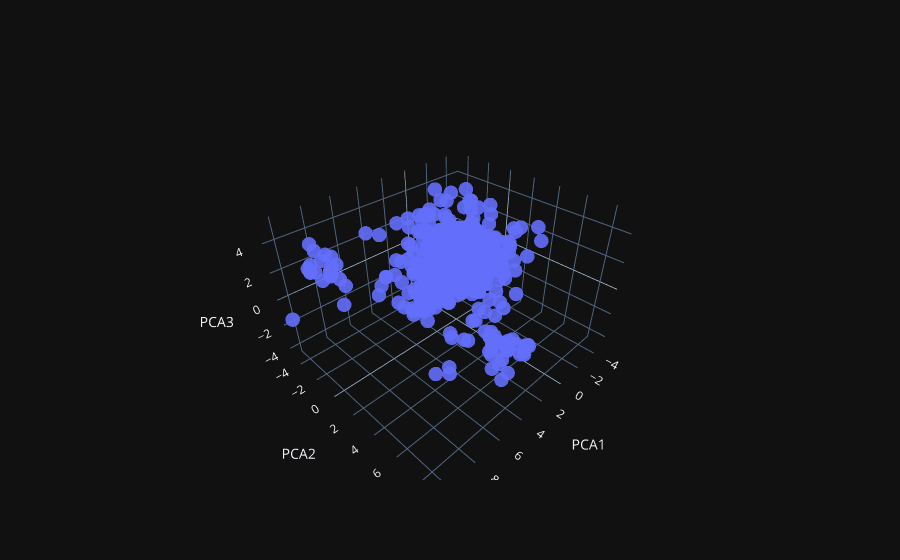

Notebook source saved alongside this figure:
### Code cell
from sklearn.preprocessing import StandardScaler
from sklearn.decomposition import PCA
import matplotlib.pyplot as plt
import plotly.graph_objs as go
import seaborn as sns
import numpy as np

# Normaliser les données
scaler = StandardScaler()
X_scaled = scaler.fit_transform(selected_data)  # Assurez-vous que 'selected_data' est défini

# Appliquer PCA
algoPCA = PCA().fit(X_scaled)

# Visualiser la variance expliquée par chaque composante
plt.figure(figsize=(10, 6))
plt.bar(range(1, len(algoPCA.explained_variance_ratio_) + 1), algoPCA.explained_variance_ratio_)
plt.ylabel('Percentage of explained variance')
plt.xlabel('Number of components')
plt.plot(range(1, len(algoPCA.explained_variance_ratio_) + 1),
         np.cumsum(algoPCA.explained_variance_ratio_),
         c='red', label="Cumulative Explained Variance", marker='o')
plt.axhline(y=0.8, color='black', linestyle='--', label='y = 0.8')
plt.legend(loc='upper left')
plt.title('Explained Variance by PCA Components')
plt.show()

# Appliquer PCA pour réduire à 11 dimensions
pcamodel = PCA(n_components=11)  # Choisir 11 composants
pca = pcamodel.fit_transform(X_scaled)  

# Enregistrer les résultats PCA dans un fichier CSV
pca_df = pd.DataFrame(data=pca, columns=[f'PC{i+1}' for i in range(pcamodel.n_components_)])
pca_df.to_csv('pca_results.csv', index=False)

print("PCA results saved to 'clustering_pca_results.csv'")



# Scatter plot de PCA1 et PCA2
plt.scatter(pca[:, 0], pca[:, 1])
plt.ylabel('PCA 2')
plt.xlabel('PCA 1')
plt.title('Scatter Plot of PCA1 and PCA2')
plt.grid()
plt.show()

# 3D Scatter plot de PCA1, PCA2 et PCA3
fig1 = go.Scatter3d(
    x=pca[:, 0],
    y=pca[:, 1],
    z=pca[:, 2],
    marker=dict(opacity=0.9, reversescale=True, colorscale='Blues', size=5),
    line=dict(width=0.02),
    mode='markers'
)

# Layout Plotly
mylayout = go.Layout(scene=dict(
    xaxis=dict(title="PCA1"),
    yaxis=dict(title="PCA2"),
    zaxis=dict(title="PCA3"),
))

# Afficher le graphique 3D
fig = go.Figure(data=[fig1], layout=mylayout)
fig.show()

# PCA Biplot
def myplot(score, coeff, labels=None):
    xs = score[:, 0]
    ys = score[:, 1]
    n = coeff.shape[0]
    scalex = 1.0 / (xs.max() - xs.min())
    scaley = 1.0 / (ys.max() - ys.min())
    plt.scatter(xs * scalex, ys * scaley, s=5)
    for i in range(n):
        plt.arrow(0, 0, coeff[i, 0], coeff[i, 1], color='r', alpha=0.5)
        if labels is None:
            plt.text(coeff[i, 0] * 1.15, coeff[i, 1] * 1.15, "Var" + str(i + 1), color='green', ha='center', va='center')
        else:
            plt.text(coeff[i, 0] * 1.15, coeff[i, 1] * 1.15, labels[i], color='g', ha='center', va='center')

    plt.xlabel("PC1")
    plt.ylabel("PC2")
    plt.grid()

# Créer le biplot
myplot(pca[:, :2], np.transpose(pcamodel.components_[:, :]), list(selected_data.columns))  # Utiliser les colonnes de selected_data
plt.title('PCA Biplot')
plt.show()

### Figure 1 — Plotly figure (JSON) as saved in the notebook; plotly's stock layout.template omitted (floating-point values rounded to 4 significant figures; data arrays with more than 128 entries replaced by an {"elided": "..."} marker saying what was removed)
{"data": [{"line": {"width": 0.02}, "marker": {"colorscale": [[0.0, "rgb(247,251,255)"], [0.125, "rgb(222,235,247)"], [0.25, "rgb(198,219,239)"], [0.375, "rgb(158,202,225)"], [0.5, "rgb(107,174,214)"], [0.625, "rgb(66,146,198)"], [0.75, "rgb(33,113,181)"], [0.875, "rgb(8,81,156)"], [1.0, "rgb(8,48,107)"]], "opacity": 0.9, "reversescale": true, "size": 5}, "mode": "markers", "x": {"elided": "730 float values"}, "y": {"elided": "730 float values"}, "z": {"elided": "730 float values"}, "type": "scatter3d"}], "layout": {"scene": {"xaxis": {"title": {"text": "PCA1"}}, "yaxis": {"title": {"text": "PCA2"}}, "zaxis": {"title": {"text": "PCA3"}}}}}
